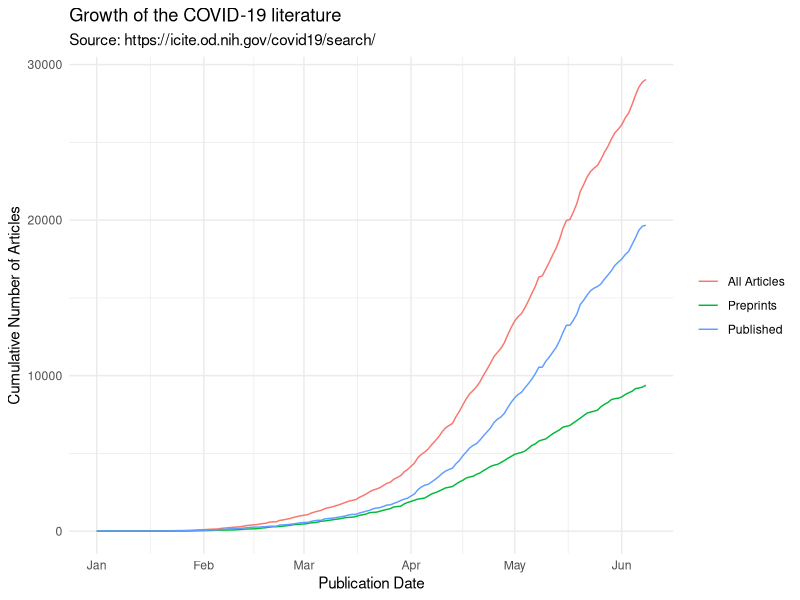

This figure's R source:
## ---- chunk 1
library(tidyverse)
## ---- chunk 2
covidlit <- read_csv('covidlit-COVID-19_Portfolio-export_2020-06-09-13-52-30.csv')
## ---- chunk 3
nrow(covidlit)
## ---- chunk 4
unique(covidlit$Source)
## ---- chunk 5
all_types <- unique(covidlit$Source)
preprint_types <- all_types[!all_types == "Peer reviewed (PubMed)"]

for (src in all_types) {
  print(paste(src, nrow(covidlit[covidlit$Source == src,])))
}
## ---- chunk 6
# convert 'Publication Date' to a Date field
covidlit$`Publication Date` <- as.Date(covidlit$`Publication Date`, format = "%Y-%m-%d")
dates <- sort(unique(as.Date(covidlit$`Publication Date`)))
# data.frame to hold the data
df <- data.frame(date = NA, all = NA, jrnl = NA, pp = NA, stringsAsFactors = FALSE)
for (d in as.list(dates)) {
  tmp <- covidlit[covidlit$`Publication Date` == d,]
  df <- rbind(df, data.frame(date = d, 
                             all = nrow(tmp),
                             jrnl = nrow(tmp[tmp$Source == 'Peer reviewed (PubMed)',]),
                             pp = nrow(tmp[tmp$Source %in% preprint_types,]),
                             stringsAsFactors = FALSE))
}
# when creating a data.frame, dates get mangled, so reformat
df$date <- as.Date(df$date, origin="1970-01-01")
# remove the first row, all NA
df <- df[-1,]
# get cumulative # of journal articles and preprints
df$cumsum_all <- cumsum(df$all)
df$cumsum_jrnl <- cumsum(df$jrnl)
df$cumsum_pp <- cumsum(df$pp)

df
## ---- chunk 7
# get rid of columns we don't need
# select pubs after 1 Jan 2020, but skip the last day, whose data hasn't been fully updated
df <- df %>% 
  select(-c("all", "jrnl", "pp")) %>% 
  filter(date >= "2020-01-01", date <= "2020-06-08")

# rename cols (note, these are cumulative totals)
colnames(df) <- c("date","All Articles", "Published", "Preprints")

# use {tidyr} to convert a 'wide' table to 'long' for easier plotting (see https://tidyr.tidyverse.org/)
mytable <- df %>% pivot_longer(cols = c('All Articles', 'Published', 'Preprints'), names_to = "Article type",
                               values_to = "count")
mytable
## ---- chunk 8
p <- ggplot(mytable) +
  geom_line(aes(x = date, y = count, color = `Article type`)) +
  labs(title = "Growth of the COVID-19 literature", 
       subtitle = "Source: https://icite.od.nih.gov/covid19/search/",
       y = "Cumulative Number of Articles", x = "Publication Date") +
  theme_minimal() +
  theme(legend.position = "right", legend.title = element_blank())

p
## ---- chunk 9
sessionInfo()
